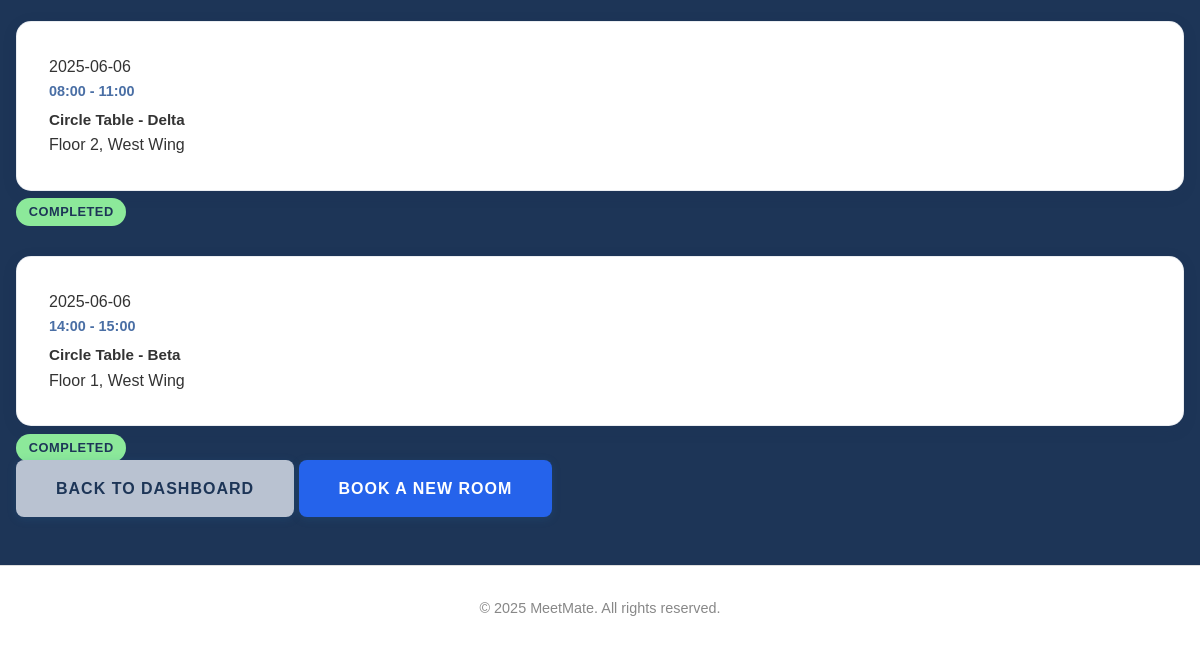
/history (signed in, lower part), run on an earlier commit of the app's database.
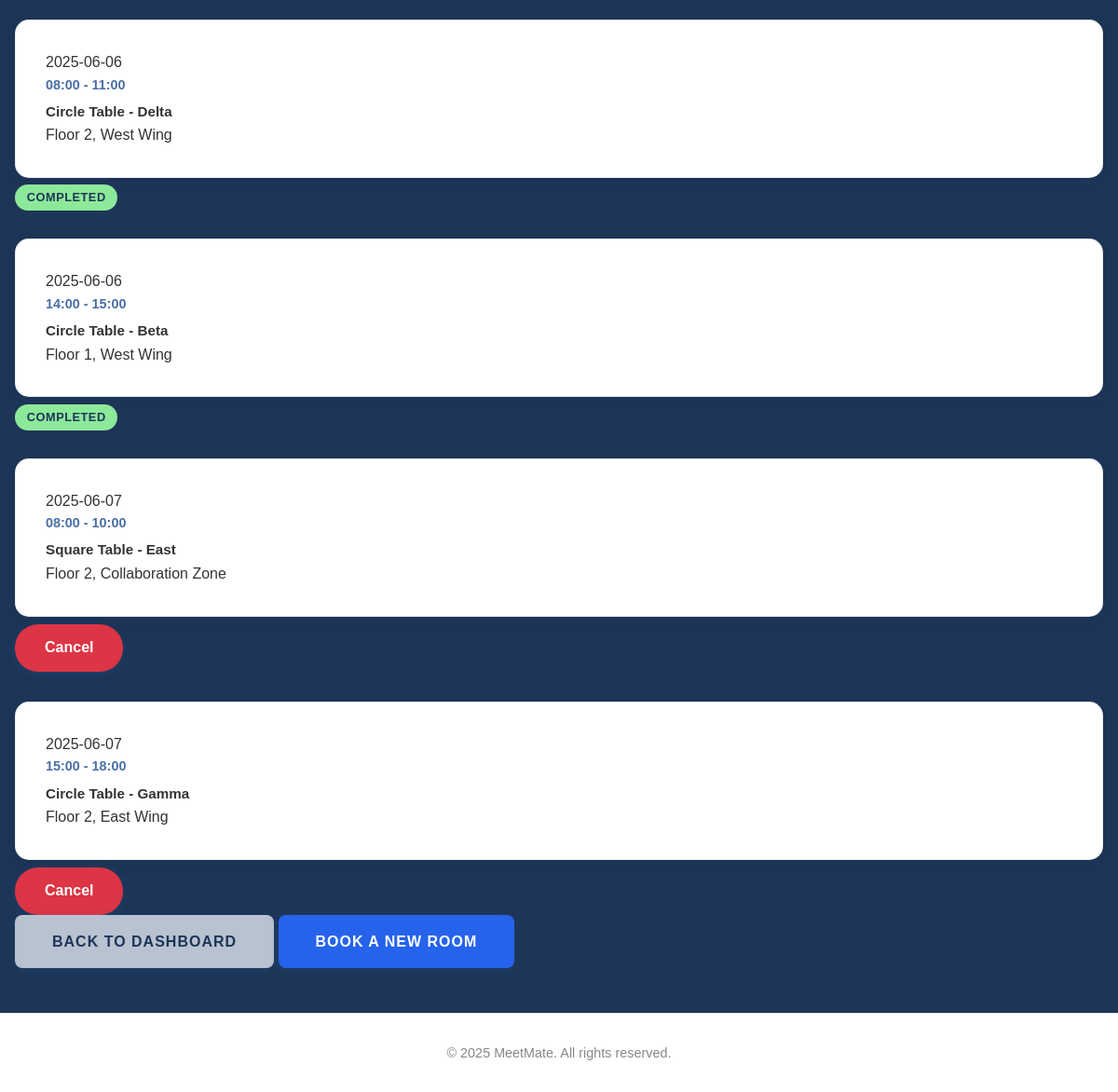
And on a later commit of the database.
### tables this page shows
CREATE TABLE bookings (
                id INTEGER PRIMARY KEY AUTOINCREMENT,
                user_id INTEGER NOT NULL,
                room_id INTEGER NOT NULL,
                date TEXT NOT NULL,
                time_start TEXT NOT NULL,
                time_end TEXT NOT NULL,
                booking_admin_id INTEGER,
                notes TEXT,
                FOREIGN KEY (user_id) REFERENCES users (id),
                FOREIGN KEY (room_id) REFERENCES rooms (id),
                FOREIGN KEY (booking_admin_id) REFERENCES users (id)
            );

CREATE TABLE rooms (
                id INTEGER PRIMARY KEY AUTOINCREMENT,
                name TEXT NOT NULL,
                location TEXT NOT NULL,
                capacity INTEGER NOT NULL,
                room_type TEXT DEFAULT 'conference'
            );

### app.py (the view)
@app.route('/history')
@login_required
def history():
    user_id = session['user_id']
    user_bookings = get_user_bookings(user_id)
    now = datetime.now()
    current_date = now.date()
    current_time = now.time()
    for booking in user_bookings:
        booking_date = date.fromisoformat(booking['date'])
        booking_start_time = time.fromisoformat(booking['time_start'] + ':00' if len(booking['time_start']) == 5 else booking['time_start'])
        if booking_date > current_date:
            booking['can_cancel'] = True
            booking['status'] = 'Confirmed'
        elif booking_date == current_date:
            booking['can_cancel'] = current_time < booking_start_time
            booking['status'] = 'Complete' if current_time >= booking_start_time else 'Confirmed'
        else:
            booking['can_cancel'] = False
            booking['status'] = 'Complete'
    return render_template('history.html', bookings=user_bookings)

### app.py (called while the page is built)
def get_database_path():
    app_directory = app.root_path
    instance_directory = os.path.join(app_directory, 'instance')
    os.makedirs(instance_directory, exist_ok=True)
    database_path = os.path.join(instance_directory, 'meetmate.db')
    return database_path

def get_database_connection():
    db_path = get_database_path()
    connection = sqlite3.connect(db_path)
    connection.row_factory = sqlite3.Row
    return connection

def get_user_by_id(user_id):
    connection = get_database_connection()
    cursor = connection.cursor()
    cursor.execute("SELECT * FROM users WHERE id = ?", (user_id,))
    user = cursor.fetchone()
    connection.close()
    if user:
        return dict(user)
    return None

def get_user_bookings(user_id):
    connection = get_database_connection()
    cursor = connection.cursor()
    cursor.execute('''
        SELECT
            b.id,
            b.date,
            b.time_start,
            b.time_end,
            b.notes,
            r.name as room_name,
            r.location as room_location
        FROM bookings b
        JOIN rooms r ON b.room_id = r.id
        WHERE b.user_id = ?
        ORDER BY b.date, b.time_start
    ''', (user_id,))
    bookings = cursor.fetchall()
    connection.close()
    return [dict(booking) for booking in bookings]

def login_required(f):
    @wraps(f)
    def decorated_function(*args, **kwargs):
        if 'user_id' not in session:
            flash('Please login to access this page', 'error')
            return redirect(url_for('login'))
        user = get_user_by_id(session['user_id'])
        if not user:
            session.clear()
            flash('Your account is no longer valid. Please login again.', 'warning')
            return redirect(url_for('login'))
        return f(*args, **kwargs)
    return decorated_function

### templates/history.html (shortened to what this page needs)
{% extends "base.html" %}
{% block content %}
<div class="history-page">
    <div class="history-section">
        <div class="section-card">
            {% if bookings %}
                <div class="bookings-list">
                    {% for booking in bookings %}
                        <div class="booking-item">
                            <div class="booking-info">
                                <div class="booking-date">
                                    {{ booking.date }}
                                </div>
                                <div class="booking-time">
                                    {{ booking.time_start }} - {{ booking.time_end }}
                                </div>
                                <div class="booking-details">
                                    <strong>{{ booking.room_name }}</strong>
                                    <div class="booking-location">
                                        {{ booking.room_location }}
                                    </div>
                                </div>
                            </div>
                            <div class="booking-actions">
                                {% if booking.can_cancel %}
                                    <a href="{{ url_for('cancel_booking', booking_id=booking.id) }}"
                                       class="btn btn-danger btn-small"
                                       onclick="return confirm('Are you sure you want to cancel this booking?')">
                                        Cancel
                                    </a>
                                {% else %}
                                    <div class="booking-status">
                                        <span class="status-completed">
                                            Completed
                                        </span>
                                    </div>
                                {% endif %}
                            </div>
                        </div>
                    {% endfor %}
                </div>
            {% else %}
                <div class="no-bookings">
                    <p>You don't have any bookings yet</p>
                    <a href="{{ url_for('booking') }}" class="btn btn-primary">Book Your First Room</a>
                </div>
            {% endif %}
        </div>
    </div>
    <div class="page-actions">
        <a href="{{ url_for('dashboard') }}" class="btn btn-secondary">Back to Dashboard</a>
        <a href="{{ url_for('booking') }}" class="btn btn-primary">Book a New Room</a>
    </div>
</div>
{% endblock %}

### templates/base.html (shortened to what this page needs)
<!DOCTYPE html>
<html>
    <head>
        <link rel="stylesheet" type="text/css" href="{{ url_for('static', filename='css/style.css')}}" />
        <link rel="stylesheet" type="text/css" href="{{ url_for('static', filename='css/admin-additions.css')}}" />
        <link rel="stylesheet" href="https://cdnjs.cloudflare.com/ajax/libs/font-awesome/6.0.0/css/all.min.css">
        <link rel="icon" type="image/png" href="{{ url_for('static', filename='images/favicon.png') }}">    </head>
    <body{% if request.endpoint == 'index' %} class="home-page-body"{% endif %}>
        <div class="container">
            {% block content %}{% endblock %}
        </div>
        <footer>
            <p>&copy; 2025 MeetMate. All rights reserved.</p>
        </footer>
    </body>
</html>

### static/css/style.css (style rules this page uses)
body { font-family: Arial, sans-serif; line-height: 1.6; color: #333; background-color: #1d3557; margin: 0; padding: 0; }
a { text-decoration: none; color: #4a6fa5; }
.container { max-width: 1200px; margin: 0 auto; padding: 1rem; min-height: 500px; }
footer { text-align: center; padding: 1rem; background-color: white; border-top: 1px solid #ddd; color: #888; font-size: 0.9rem; margin-top: 2rem; }
.btn { display: inline-block; padding: 0.8rem 2rem; background-color: #2a6da9; color: white; border: none; border-radius: 25px; cursor: pointer; font-size: 1rem; font-weight: 600; text-decoration: none; box-shadow: 0 2px 10px rgba(42, 109, 169, 0.2); }
.btn-primary { background-color: #2563eb; color: white; padding: 1rem 2.5rem; border-radius: 8px; font-weight: 600; text-transform: uppercase; letter-spacing: 1px; border: none; cursor: pointer; text-decoration: none; display: inline-block; font-size: 1rem; }
.btn-secondary { background-color: #b9c2d1; color: #1d3557; padding: 1rem 2.5rem; border-radius: 8px; font-weight: 600; text-transform: uppercase; letter-spacing: 1px; border: none; cursor: pointer; text-decoration: none; display: inline-block; font-size: 1rem; }
.btn-danger { background-color: #dc3545; color: white; }
.booking-info { margin-bottom: 0.5rem; }
.booking-time { color: #4a6fa5; font-weight: bold; font-size: 0.9rem; margin-bottom: 0.25rem; }
.booking-details strong { color: #333; font-size: 0.95rem; }
.booking-info { background: white; padding: 2rem; border-radius: 15px; box-shadow: 0 4px 15px rgba(29, 53, 87, 0.1); margin-top: 2rem; border: 1px solid rgba(185, 194, 209, 0.3); }
.status-completed { background-color: #8ce99a; color: #1d3557; padding: 0.4rem 0.8rem; border-radius: 15px; font-size: 0.8rem; font-weight: 600; text-transform: uppercase; letter-spacing: 0.5px; }

What changed in the data, as far as the page shows it:
added bookings: date "2025-06-07", time_start "08:00", time_end "10:00", room_name "Square Table - East", room_location "Floor 2, Collaboration Zone"
added bookings: date "2025-06-07", time_start "15:00", time_end "18:00", room_name "Circle Table - Gamma", room_location "Floor 2, East Wing"
